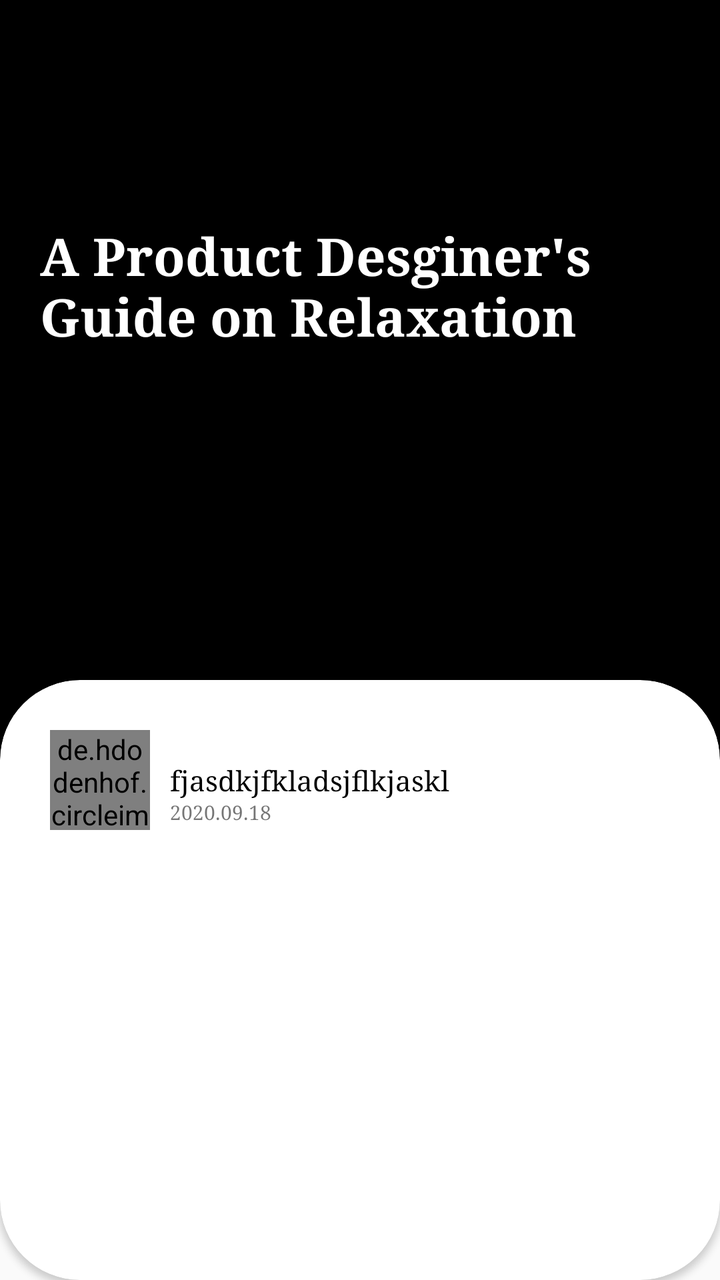
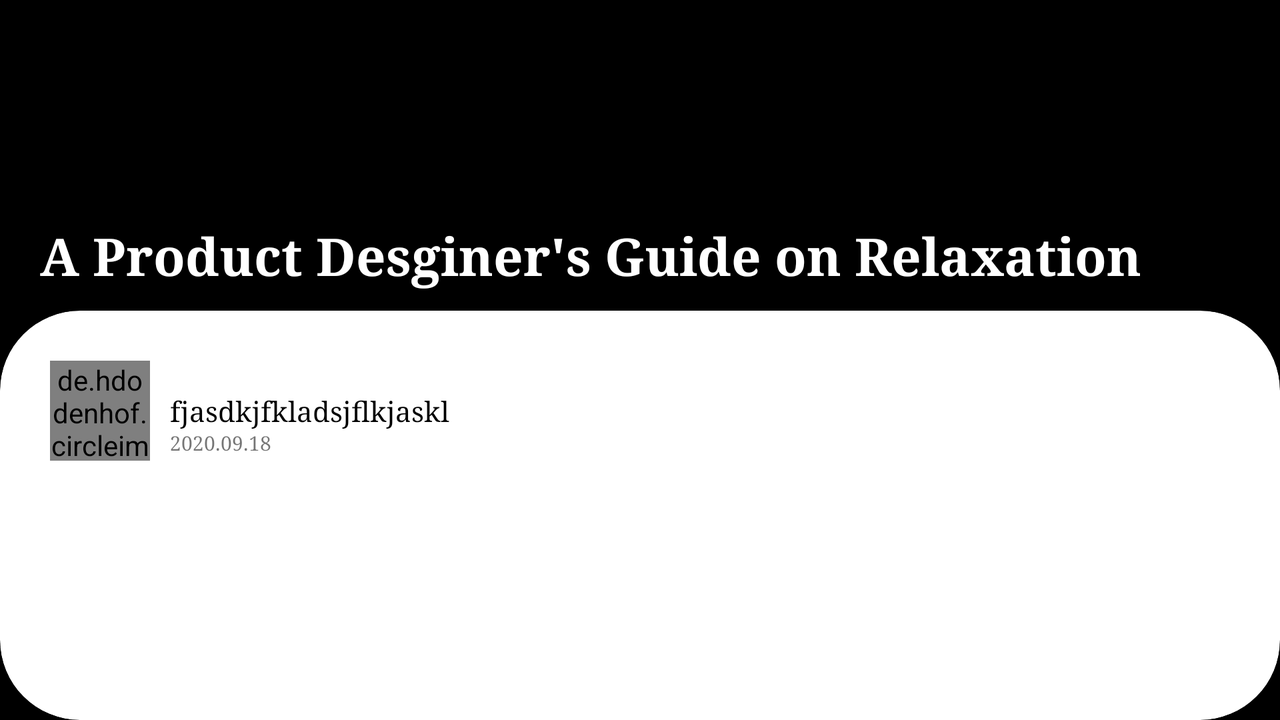

Two renders of one Android screen. The first uses the default layout on a phone; the second uses the alternative layout the repository ships for a different screen configuration, on a matching device. The two XML files are below.
<!-- AndroidManifest.xml: application theme AppTheme.NoActionBar -->
<!-- res/layout/detail_fragment.xml -->
<?xml version="1.0" encoding="utf-8"?>
<androidx.constraintlayout.widget.ConstraintLayout xmlns:android="http://schemas.android.com/apk/res/android"
    xmlns:app="http://schemas.android.com/apk/res-auto"
    xmlns:tools="http://schemas.android.com/tools"
    android:layout_width="match_parent"
    android:layout_height="match_parent"
    tools:context=".ui.detail.DetailFragment">

    <ImageView
        android:id="@+id/detail_img"
        android:layout_width="match_parent"
        android:layout_height="400dp"
        android:background="@color/black"
        android:scaleType="fitXY"
        app:layout_constraintTop_toTopOf="parent" />

    <ImageView
        android:layout_width="match_parent"
        android:layout_height="400dp"
        android:background="#A4000000"
        app:layout_constraintTop_toTopOf="parent" />

    <TextView
        android:id="@+id/det_title"
        android:layout_width="0dp"
        android:layout_height="wrap_content"
        android:layout_marginStart="10dp"
        android:layout_marginTop="100dp"
        android:layout_marginEnd="10dp"
        android:fontFamily="serif"
        android:gravity="start"
        android:padding="10dp"
        android:text="A Product Desginer's Guide on Relaxation"
        android:textColor="@color/white"
        android:textSize="26sp"
        android:textStyle="bold"
        app:layout_constraintEnd_toEndOf="parent"
        app:layout_constraintStart_toStartOf="parent"
        app:layout_constraintTop_toTopOf="parent" />


    <androidx.cardview.widget.CardView
        android:layout_width="match_parent"
        android:layout_height="0dp"
        android:layout_marginTop="340dp"
        android:elevation="10dp"
        app:cardCornerRadius="40dp"
        app:layout_constraintBottom_toBottomOf="parent"
        app:layout_constraintTop_toTopOf="parent">

        <androidx.core.widget.NestedScrollView
            android:layout_width="match_parent"
            android:layout_height="match_parent">

            <androidx.constraintlayout.widget.ConstraintLayout
                android:layout_width="match_parent"
                android:layout_height="match_parent">

                <de.hdodenhof.circleimageview.CircleImageView
                    android:id="@+id/det_author_img"
                    android:layout_width="50dp"
                    android:layout_height="50dp"
                    android:layout_margin="25dp"
                    android:src="@mipmap/ic_launcher_round"
                    app:layout_constraintStart_toStartOf="parent"
                    app:layout_constraintTop_toTopOf="parent" />

                <TextView
                    android:id="@+id/det_author"
                    android:layout_width="0dp"
                    android:layout_height="wrap_content"
                    android:layout_marginStart="10dp"
                    android:layout_marginEnd="15dp"
                    android:fontFamily="serif"
                    android:text="fjasdkjfkladsjflkjaskl"
                    android:textColor="@color/black"
                    android:textSize="14sp"
                    app:layout_constraintBottom_toBottomOf="@id/det_author_img"
                    app:layout_constraintStart_toEndOf="@+id/det_author_img"
                    app:layout_constraintTop_toTopOf="@id/det_author_img" />

                <TextView
                    android:id="@+id/det_date"
                    android:layout_width="0dp"
                    android:layout_height="wrap_content"
                    android:layout_marginEnd="15dp"
                    android:fontFamily="serif"
                    android:text="2020.09.18"
                    android:textSize="10sp"
                    app:layout_constraintStart_toStartOf="@id/det_author"
                    app:layout_constraintTop_toBottomOf="@id/det_author" />

                <TextView
                    android:id="@+id/det_desc"
                    android:layout_width="0dp"
                    android:layout_height="match_parent"
                    android:layout_marginStart="25dp"
                    android:layout_marginTop="15dp"
                    android:layout_marginEnd="25dp"
                    android:fontFamily="serif"
                    android:textColor="@color/black"
                    android:textSize="18sp"
                    app:layout_constraintEnd_toEndOf="parent"
                    app:layout_constraintStart_toStartOf="parent"
                    app:layout_constraintTop_toBottomOf="@+id/det_date" />

                <TextView
                    android:id="@+id/det_url"
                    android:layout_width="wrap_content"
                    android:layout_height="wrap_content"
                    android:autoLink="phone"
                    android:fontFamily="serif"
                    android:textColor="#008EFF"
                    android:textSize="18sp"
                    app:layout_constraintTop_toBottomOf="@id/det_desc"
                    app:layout_constraintEnd_toEndOf="@id/det_desc"
                    app:layout_constraintStart_toStartOf="@id/det_desc" />

            </androidx.constraintlayout.widget.ConstraintLayout>

        </androidx.core.widget.NestedScrollView>
    </androidx.cardview.widget.CardView>


</androidx.constraintlayout.widget.ConstraintLayout>
<!-- resources referenced by this layout -->
<resources>
  <color name="black">#000</color>
  <color name="white">#fff</color>
  <!-- mipmap ic_launcher_round: png bitmap (mipmap-hdpi, 6113 bytes) -->
  <style name="AppTheme.NoActionBar">
          <item name="windowActionBar">false</item>
          <item name="windowNoTitle">true</item>
          <item name="android:actionMenuTextColor">@android:color/white</item>
          <item name="drawerArrowStyle">@style/DrawerArrowStyle</item>
      </style>
  <style name="DrawerArrowStyle" parent="@style/Widget.AppCompat.DrawerArrowToggle">
          <item name="spinBars">true</item>
          <item name="color">@android:color/white</item>
      </style>
</resources>
<!-- res/layout-land/detail_fragment.xml (the repository's variant of the layout above) -->
<!-- drawn on the phone turned sideways -->
<?xml version="1.0" encoding="utf-8"?>
<androidx.constraintlayout.widget.ConstraintLayout xmlns:android="http://schemas.android.com/apk/res/android"
    xmlns:app="http://schemas.android.com/apk/res-auto"
    xmlns:tools="http://schemas.android.com/tools"
    android:layout_width="match_parent"
    android:layout_height="match_parent"
    tools:context=".ui.detail.DetailFragment">

    <com.google.android.material.appbar.AppBarLayout
        android:id="@+id/activity_main_appbarlayout"
        android:layout_width="match_parent"
        android:layout_height="wrap_content"
        android:theme="@style/ThemeOverlay.AppCompat.Dark.ActionBar"
        app:layout_constraintTop_toTopOf="parent">

        <androidx.appcompat.widget.Toolbar
            android:id="@+id/toolbar"
            android:layout_width="match_parent"
            android:layout_height="?attr/actionBarSize"
            android:background="@drawable/side_nav_bar"
            android:weightSum="1"
            app:contentInsetStart="0dp"
            app:popupTheme="@style/ThemeOverlay.AppCompat.Light">

            <TextView
                android:id="@+id/activity_main_toolbar_title"
                android:layout_width="wrap_content"
                android:layout_height="wrap_content"
                android:layout_gravity="center"
                android:ellipsize="marquee"
                android:fadingEdge="horizontal"
                android:focusable="true"
                android:focusableInTouchMode="true"
                android:marqueeRepeatLimit="marquee_forever"
                android:scrollHorizontally="true"
                android:singleLine="true"
                android:textColor="#ff4500"
                android:textSize="30sp" />

        </androidx.appcompat.widget.Toolbar>

    </com.google.android.material.appbar.AppBarLayout>
    <ImageView
        android:id="@+id/detail_img"
        android:layout_width="match_parent"
        android:layout_height="400dp"
        android:background="@color/black"
        android:contentDescription="TODO"
        android:scaleType="fitXY"
        app:layout_constraintTop_toTopOf="parent" />

    <ImageView
        android:layout_width="match_parent"
        android:layout_height="400dp"
        android:background="#A4000000"
        android:contentDescription="TODO"
        app:layout_constraintTop_toTopOf="parent" />

    <TextView
        android:id="@+id/det_title"
        android:layout_width="0dp"
        android:layout_height="wrap_content"
        android:layout_marginStart="10dp"
        android:layout_marginTop="100dp"
        android:layout_marginEnd="10dp"
        android:fontFamily="serif"
        android:gravity="start"
        android:padding="10dp"
        android:text="A Product Desginer's Guide on Relaxation"
        android:textColor="@color/white"
        android:textSize="26sp"
        android:textStyle="bold"
        app:layout_constraintEnd_toEndOf="parent"
        app:layout_constraintStart_toStartOf="parent"
        app:layout_constraintTop_toTopOf="parent" />

    <androidx.cardview.widget.CardView
        android:layout_width="match_parent"
        android:layout_height="0dp"
        android:elevation="10dp"
        app:cardCornerRadius="40dp"
        app:layout_constraintBottom_toBottomOf="parent"
        app:layout_constraintTop_toBottomOf="@id/det_title">

        <androidx.core.widget.NestedScrollView
            android:layout_width="match_parent"
            android:layout_height="match_parent"
            android:clipToPadding="true"
            android:fillViewport="true"
            android:fitsSystemWindows="true">

            <androidx.constraintlayout.widget.ConstraintLayout
                android:layout_width="match_parent"
                android:layout_height="match_parent">

                <de.hdodenhof.circleimageview.CircleImageView
                    android:id="@+id/det_author_img"
                    android:layout_width="50dp"
                    android:layout_height="50dp"
                    android:layout_margin="25dp"
                    android:src="@mipmap/ic_launcher_round"
                    app:layout_constraintStart_toStartOf="parent"
                    app:layout_constraintTop_toTopOf="parent" />

                <TextView
                    android:id="@+id/det_author"
                    android:layout_width="0dp"
                    android:layout_height="wrap_content"
                    android:layout_marginStart="10dp"
                    android:layout_marginEnd="15dp"
                    android:fontFamily="serif"
                    android:text="fjasdkjfkladsjflkjaskl"
                    android:textColor="@color/black"
                    android:textSize="14sp"
                    app:layout_constraintBottom_toBottomOf="@id/det_author_img"
                    app:layout_constraintStart_toEndOf="@+id/det_author_img"
                    app:layout_constraintTop_toTopOf="@id/det_author_img" />

                <TextView
                    android:id="@+id/det_date"
                    android:layout_width="0dp"
                    android:layout_height="wrap_content"
                    android:layout_marginEnd="15dp"
                    android:fontFamily="serif"
                    android:text="2020.09.18"
                    android:textSize="10sp"
                    app:layout_constraintStart_toStartOf="@id/det_author"
                    app:layout_constraintTop_toBottomOf="@id/det_author" />

                <TextView
                    android:id="@+id/det_desc"
                    android:layout_width="0dp"
                    android:layout_height="wrap_content"
                    android:layout_marginStart="25dp"
                    android:layout_marginTop="15dp"
                    android:layout_marginEnd="25dp"
                    android:fontFamily="serif"
                    android:nestedScrollingEnabled="true"
                    android:textColor="@color/black"
                    android:textSize="18sp"
                    app:layout_constraintEnd_toEndOf="parent"
                    app:layout_constraintStart_toStartOf="parent"
                    app:layout_constraintTop_toBottomOf="@+id/det_date" />

                <TextView
                    android:id="@+id/det_url"
                    android:layout_width="wrap_content"
                    android:layout_height="wrap_content"
                    android:autoLink="phone"
                    android:fontFamily="serif"
                    android:textColor="#008EFF"
                    android:textSize="18sp"
                    app:layout_constraintEnd_toEndOf="@id/det_desc"
                    app:layout_constraintStart_toStartOf="@id/det_desc"
                    app:layout_constraintTop_toBottomOf="@id/det_desc" />
            </androidx.constraintlayout.widget.ConstraintLayout>
        </androidx.core.widget.NestedScrollView>

    </androidx.cardview.widget.CardView>
</androidx.constraintlayout.widget.ConstraintLayout>
<!-- resources referenced by the variant -->
<!-- as the phone turned sideways resolves them -->
<resources>
  <color name="black">#000</color>
  <color name="white">#fff</color>
  <!-- drawable side_nav_bar (drawable) -->
  <shape xmlns:android="http://schemas.android.com/apk/res/android"
      android:shape="rectangle">
      <gradient
          android:angle="135"
          android:centerColor="#D50446"
          android:endColor="#DF0C4E"
          android:startColor="#ED4949"
          android:type="linear" />
  </shape>
  <!-- mipmap ic_launcher_round: png bitmap (mipmap-hdpi, 6113 bytes) -->
  <style name="AppTheme.NoActionBar">
          <item name="windowActionBar">false</item>
          <item name="windowNoTitle">true</item>
          <item name="android:actionMenuTextColor">@android:color/white</item>
          <item name="drawerArrowStyle">@style/DrawerArrowStyle</item>
      </style>
  <style name="DrawerArrowStyle" parent="@style/Widget.AppCompat.DrawerArrowToggle">
          <item name="spinBars">true</item>
          <item name="color">@android:color/white</item>
      </style>
</resources>
